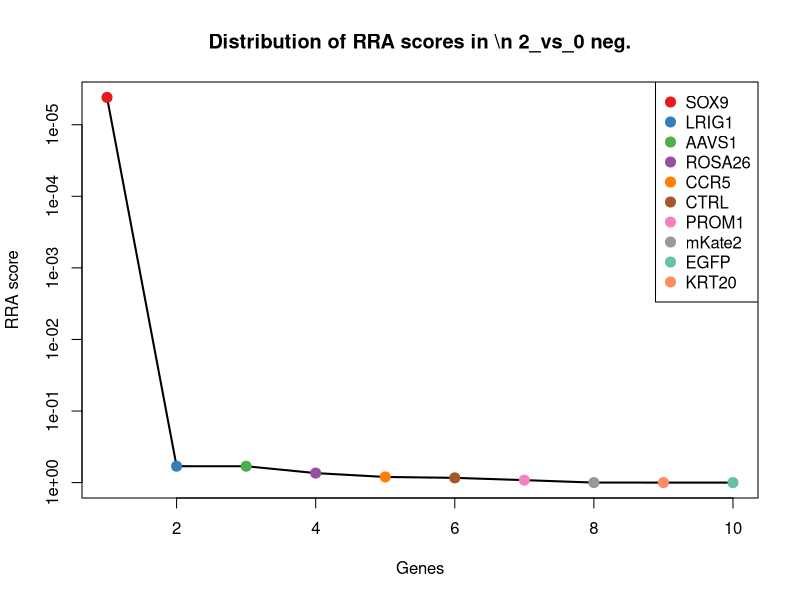
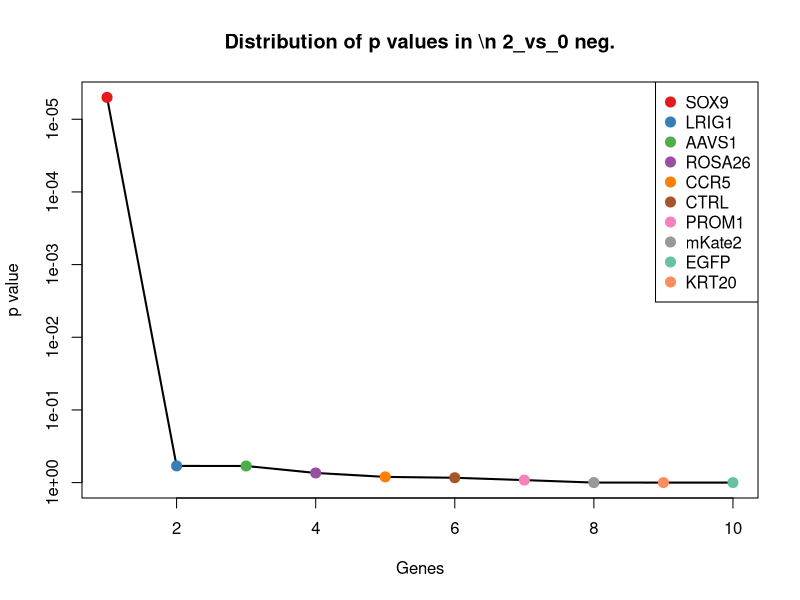
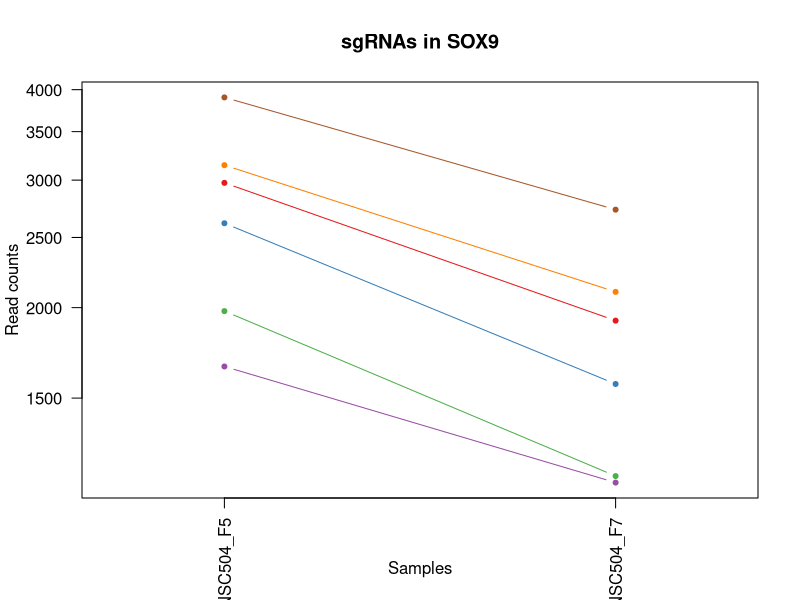
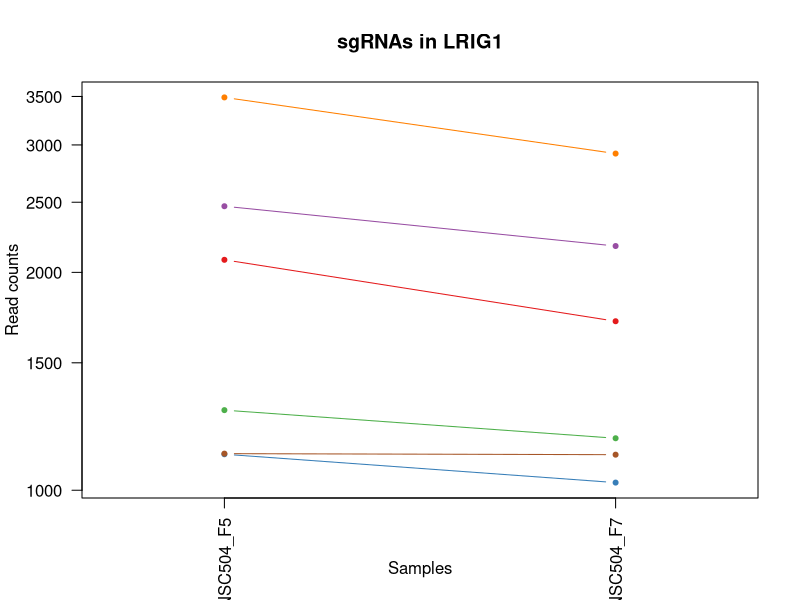
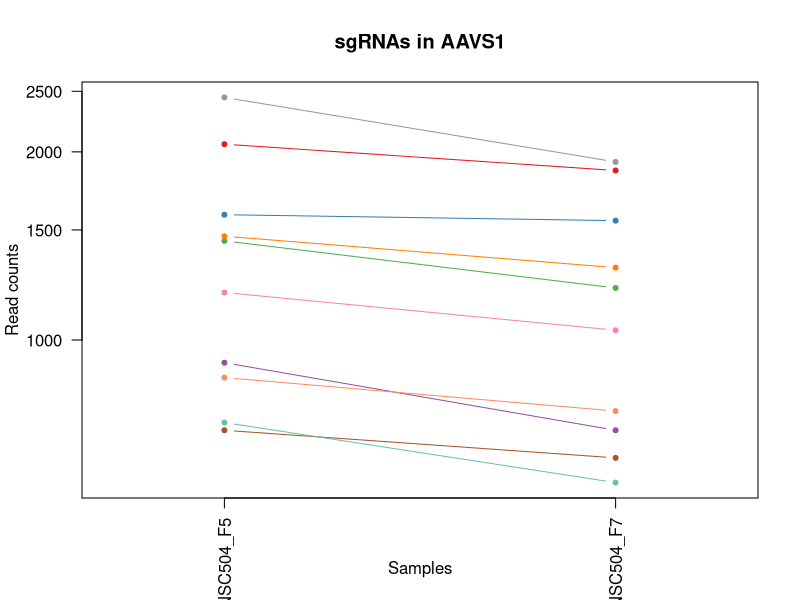
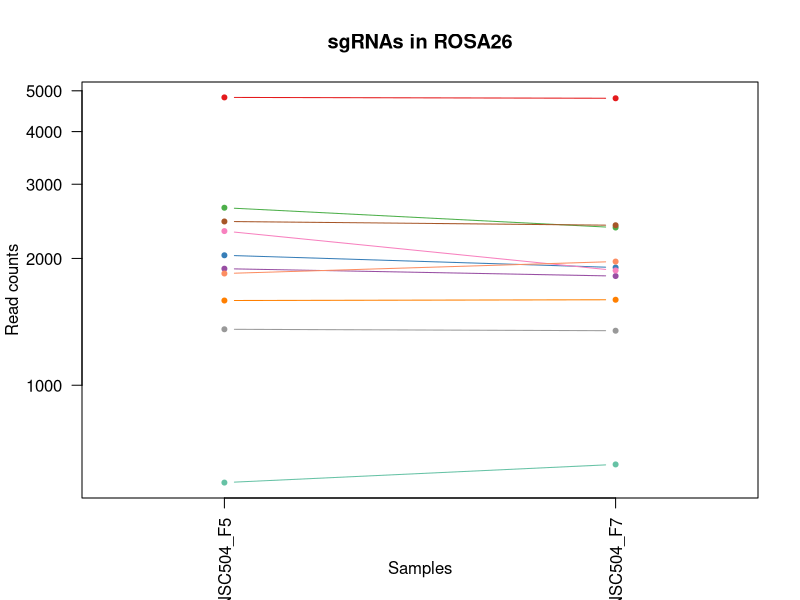
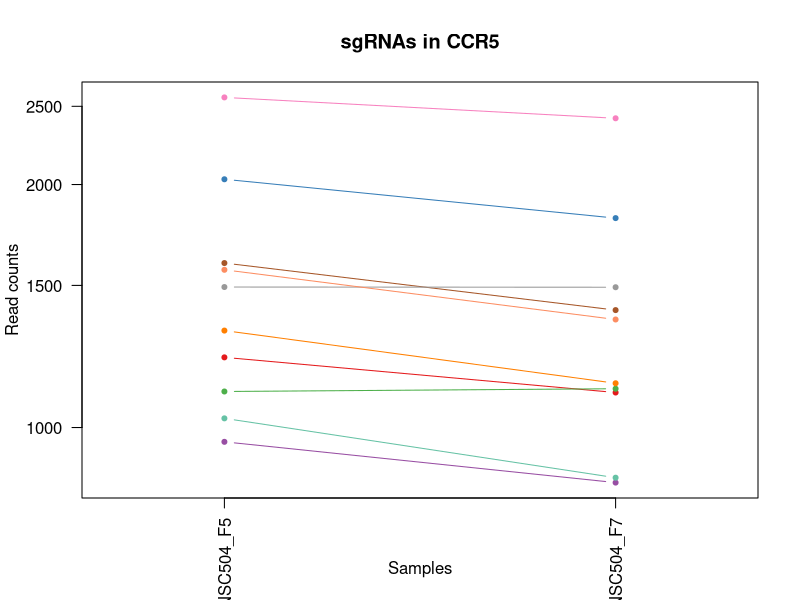
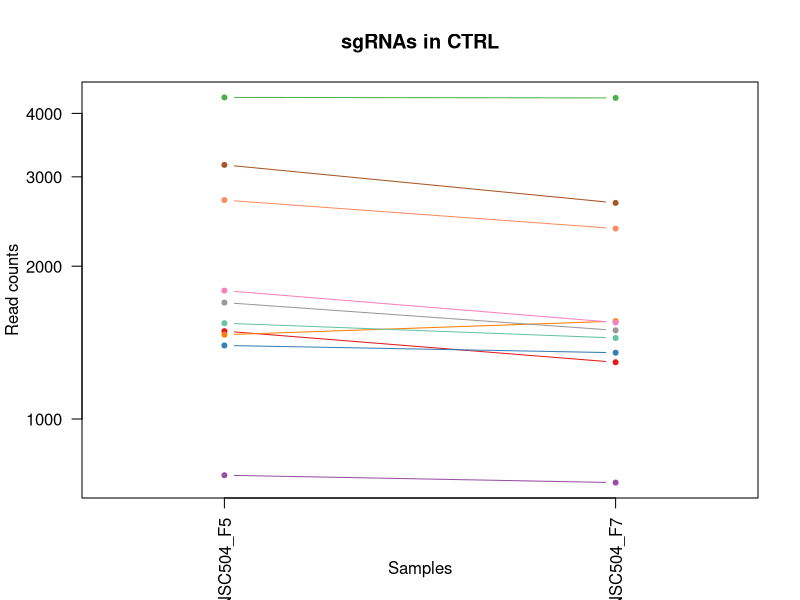

The R source for these figures, in order: (Note: this script raises an error after producing the figures.)
pdf(file='S4B_c0_t2.pdf',width=4.5,height=4.5);
gstable=read.table('S4B_c0_t2.gene_summary.txt',header=T)
# 
#
# parameters
# Do not modify the variables beginning with "__"

# gstablename='__GENE_SUMMARY_FILE__'
startindex=3
# outputfile='__OUTPUT_FILE__'
targetgenelist=c("SOX9","LRIG1","AAVS1","ROSA26","CCR5","CTRL","PROM1","mKate2","EGFP","KRT20")
# samplelabel=sub('.\\w+.\\w+$','',colnames(gstable)[startindex]);
samplelabel='2_vs_0 neg.'


# You need to write some codes in front of this code:
# gstable=read.table(gstablename,header=T)
# pdf(file=outputfile,width=6,height=6)


# set up color using RColorBrewer
#library(RColorBrewer)
#colors <- brewer.pal(length(targetgenelist), "Set1")

colors=c( "#E41A1C", "#377EB8", "#4DAF4A", "#984EA3", "#FF7F00",  "#A65628", "#F781BF",
          "#999999", "#66C2A5", "#FC8D62", "#8DA0CB", "#E78AC3", "#A6D854", "#FFD92F", "#E5C494", "#B3B3B3", 
          "#8DD3C7", "#FFFFB3", "#BEBADA", "#FB8072", "#80B1D3", "#FDB462", "#B3DE69", "#FCCDE5",
          "#D9D9D9", "#BC80BD", "#CCEBC5", "#FFED6F")

######
# function definition

plotrankedvalues<-function(val, tglist, ...){
  
  plot(val,log='y',ylim=c(max(val),min(val)),type='l',lwd=2, ...)
  if(length(tglist)>0){
    for(i in 1:length(tglist)){
      targetgene=tglist[i];
      tx=which(names(val)==targetgene);ty=val[targetgene];
      points(tx,ty,col=colors[(i %% length(colors)) ],cex=2,pch=20)
      # text(tx+50,ty,targetgene,col=colors[i])
    }
    legend('topright',tglist,pch=20,pt.cex = 2,cex=1,col=colors)
  }
}



plotrandvalues<-function(val,targetgenelist, ...){
  # choose the one with the best distance distribution
  
  mindiffvalue=0;
  randval=val;
  for(i in 1:20){
    randval0=sample(val)
    vindex=sort(which(names(randval0) %in% targetgenelist))
    if(max(vindex)>0.9*length(val)){
      # print('pass...')
      next;
    }
    mindiffind=min(diff(vindex));
    if (mindiffind > mindiffvalue){
      mindiffvalue=mindiffind;
      randval=randval0;
      # print(paste('Diff: ',mindiffvalue))
    }
  }
  plot(randval,log='y',ylim=c(max(randval),min(randval)),pch=20,col='grey', ...)
  
  if(length(targetgenelist)>0){
    for(i in 1:length(targetgenelist)){
      targetgene=targetgenelist[i];
      tx=which(names(randval)==targetgene);ty=randval[targetgene];
      points(tx,ty,col=colors[(i %% length(colors)) ],cex=2,pch=20)
      text(tx+50,ty,targetgene,col=colors[i])
    }
  }
  
}




# set.seed(1235)



pvec=gstable[,startindex]
names(pvec)=gstable[,'id']
pvec=sort(pvec);

plotrankedvalues(pvec,targetgenelist,xlab='Genes',ylab='RRA score',main=paste('Distribution of RRA scores in \\n',samplelabel))

# plotrandvalues(pvec,targetgenelist,xlab='Genes',ylab='RRA score',main=paste('Distribution of RRA scores in \\n',samplelabel))


pvec=gstable[,startindex+1]
names(pvec)=gstable[,'id']
pvec=sort(pvec);

plotrankedvalues(pvec,targetgenelist,xlab='Genes',ylab='p value',main=paste('Distribution of p values in \\n',samplelabel))

# plotrandvalues(pvec,targetgenelist,xlab='Genes',ylab='p value',main=paste('Distribution of p values in \\n',samplelabel))



# you need to write after this code:
# dev.off()






# parameters
# Do not modify the variables beginning with "__"
targetmat=list(c(2973.002957829798,1917.9436900412263),c(2614.4553137220255,1567.798864161831),c(1976.9161897006063,1169.6130595338113),c(1657.6017224556902,1145.5925701594992),c(3145.193011839002,2101.792820252307),c(3901.5214769174036,2730.021003888162))
targetgene="SOX9"
collabel=c("S29_MNSC504_F5","S31_MNSC504_F7")

# set up color using RColorBrewer
#library(RColorBrewer)
#colors <- brewer.pal(length(targetgenelist), "Set1")

colors=c( "#E41A1C", "#377EB8", "#4DAF4A", "#984EA3", "#FF7F00",  "#A65628", "#F781BF",
          "#999999", "#66C2A5", "#FC8D62", "#8DA0CB", "#E78AC3", "#A6D854", "#FFD92F", "#E5C494", "#B3B3B3", 
          "#8DD3C7", "#FFFFB3", "#BEBADA", "#FB8072", "#80B1D3", "#FDB462", "#B3DE69", "#FCCDE5",
          "#D9D9D9", "#BC80BD", "#CCEBC5", "#FFED6F")


## code

targetmatvec=unlist(targetmat)+1
yrange=range(targetmatvec[targetmatvec>0]);
# yrange[1]=1; # set the minimum value to 1
for(i in 1:length(targetmat)){
  vali=targetmat[[i]]+1;
  if(i==1){
    plot(1:length(vali),vali,type='b',las=1,pch=20,main=paste('sgRNAs in',targetgene),ylab='Read counts',xlab='Samples',xlim=c(0.7,length(vali)+0.3),ylim = yrange,col=colors[(i %% length(colors))],xaxt='n',log='y')
    axis(1,at=1:length(vali),labels=(collabel),las=2)
    # lines(0:100,rep(1,101),col='black');
  }else{
    lines(1:length(vali),vali,type='b',pch=20,col=colors[(i %% length(colors))])
  }
}




# parameters
# Do not modify the variables beginning with "__"
targetmat=list(c(2080.448184199811,1710.9979354317684),c(1120.3251615282377,1023.6423933360687),c(1289.2457841322034,1178.8517092931622),c(2467.3309004863136,2173.8542883752434),c(3488.483309388997,2917.565594002983),c(1122.504782465063,1118.800485857382))
targetgene="LRIG1"
collabel=c("S29_MNSC504_F5","S31_MNSC504_F7")

# set up color using RColorBrewer
#library(RColorBrewer)
#colors <- brewer.pal(length(targetgenelist), "Set1")

colors=c( "#E41A1C", "#377EB8", "#4DAF4A", "#984EA3", "#FF7F00",  "#A65628", "#F781BF",
          "#999999", "#66C2A5", "#FC8D62", "#8DA0CB", "#E78AC3", "#A6D854", "#FFD92F", "#E5C494", "#B3B3B3", 
          "#8DD3C7", "#FFFFB3", "#BEBADA", "#FB8072", "#80B1D3", "#FDB462", "#B3DE69", "#FCCDE5",
          "#D9D9D9", "#BC80BD", "#CCEBC5", "#FFED6F")


## code

targetmatvec=unlist(targetmat)+1
yrange=range(targetmatvec[targetmatvec>0]);
# yrange[1]=1; # set the minimum value to 1
for(i in 1:length(targetmat)){
  vali=targetmat[[i]]+1;
  if(i==1){
    plot(1:length(vali),vali,type='b',las=1,pch=20,main=paste('sgRNAs in',targetgene),ylab='Read counts',xlab='Samples',xlim=c(0.7,length(vali)+0.3),ylim = yrange,col=colors[(i %% length(colors))],xaxt='n',log='y')
    axis(1,at=1:length(vali),labels=(collabel),las=2)
    # lines(0:100,rep(1,101),col='black');
  }else{
    lines(1:length(vali),vali,type='b',pch=20,col=colors[(i %% length(colors))])
  }
}




# parameters
# Do not modify the variables beginning with "__"
targetmat=list(c(2056.472353894732,1866.2072513888618),c(1585.674231540453,1551.1692945949994),c(1439.6396287731536,1210.263118474955),c(918.7102248718915,715.9953563496871),c(1464.7052695466455,1304.497346020333),c(716.0054777471324,646.7054831545561),c(1190.0730315066494,1035.6526380232249),c(2443.355070181234,1926.258474824642),c(736.7118766469735,590.3497196225162),c(869.6687537933207,768.6556599779866))
targetgene="AAVS1"
collabel=c("S29_MNSC504_F5","S31_MNSC504_F7")

# set up color using RColorBrewer
#library(RColorBrewer)
#colors <- brewer.pal(length(targetgenelist), "Set1")

colors=c( "#E41A1C", "#377EB8", "#4DAF4A", "#984EA3", "#FF7F00",  "#A65628", "#F781BF",
          "#999999", "#66C2A5", "#FC8D62", "#8DA0CB", "#E78AC3", "#A6D854", "#FFD92F", "#E5C494", "#B3B3B3", 
          "#8DD3C7", "#FFFFB3", "#BEBADA", "#FB8072", "#80B1D3", "#FDB462", "#B3DE69", "#FCCDE5",
          "#D9D9D9", "#BC80BD", "#CCEBC5", "#FFED6F")


## code

targetmatvec=unlist(targetmat)+1
yrange=range(targetmatvec[targetmatvec>0]);
# yrange[1]=1; # set the minimum value to 1
for(i in 1:length(targetmat)){
  vali=targetmat[[i]]+1;
  if(i==1){
    plot(1:length(vali),vali,type='b',las=1,pch=20,main=paste('sgRNAs in',targetgene),ylab='Read counts',xlab='Samples',xlim=c(0.7,length(vali)+0.3),ylim = yrange,col=colors[(i %% length(colors))],xaxt='n',log='y')
    axis(1,at=1:length(vali),labels=(collabel),las=2)
    # lines(0:100,rep(1,101),col='black');
  }else{
    lines(1:length(vali),vali,type='b',pch=20,col=colors[(i %% length(colors))])
  }
}




# parameters
# Do not modify the variables beginning with "__"
targetmat=list(c(4821.321512257708,4798.554685006806),c(2033.5863340580656,1902.23798545033),c(2637.341333558692,2366.942068345675),c(1889.7313522275915,1815.3946777124324),c(1587.8538524772785,1594.5909484639483),c(2446.6245015864724,2396.505747575598),c(2321.296297719014,1871.7504412444723),c(1356.8140331737898,1346.0712699374117),c(586.3180320060233,647.6293481304912),c(1840.689881149021,1965.0608038139153))
targetgene="ROSA26"
collabel=c("S29_MNSC504_F5","S31_MNSC504_F7")

# set up color using RColorBrewer
#library(RColorBrewer)
#colors <- brewer.pal(length(targetgenelist), "Set1")

colors=c( "#E41A1C", "#377EB8", "#4DAF4A", "#984EA3", "#FF7F00",  "#A65628", "#F781BF",
          "#999999", "#66C2A5", "#FC8D62", "#8DA0CB", "#E78AC3", "#A6D854", "#FFD92F", "#E5C494", "#B3B3B3", 
          "#8DD3C7", "#FFFFB3", "#BEBADA", "#FB8072", "#80B1D3", "#FDB462", "#B3DE69", "#FCCDE5",
          "#D9D9D9", "#BC80BD", "#CCEBC5", "#FFED6F")


## code

targetmatvec=unlist(targetmat)+1
yrange=range(targetmatvec[targetmatvec>0]);
# yrange[1]=1; # set the minimum value to 1
for(i in 1:length(targetmat)){
  vali=targetmat[[i]]+1;
  if(i==1){
    plot(1:length(vali),vali,type='b',las=1,pch=20,main=paste('sgRNAs in',targetgene),ylab='Read counts',xlab='Samples',xlim=c(0.7,length(vali)+0.3),ylim = yrange,col=colors[(i %% length(colors))],xaxt='n',log='y')
    axis(1,at=1:length(vali),labels=(collabel),las=2)
    # lines(0:100,rep(1,101),col='black');
  }else{
    lines(1:length(vali),vali,type='b',pch=20,col=colors[(i %% length(colors))])
  }
}




# parameters
# Do not modify the variables beginning with "__"
targetmat=list(c(1220.5877246222044,1104.0186462424208),c(2029.227092184415,1816.3185426883674),c(1107.2474359072855,1116.0288909295768),c(959.0332122031607,853.651237764014),c(1317.5808563109333,1133.5823254723432),c(1597.6621466929926,1396.883843613841),c(2563.2342217066293,2414.9830470942993),c(1491.9505312569624,1491.1180711592192),c(1025.5116507763344,865.6614824511701),c(1567.1474535774375,1359.929244576438))
targetgene="CCR5"
collabel=c("S29_MNSC504_F5","S31_MNSC504_F7")

# set up color using RColorBrewer
#library(RColorBrewer)
#colors <- brewer.pal(length(targetgenelist), "Set1")

colors=c( "#E41A1C", "#377EB8", "#4DAF4A", "#984EA3", "#FF7F00",  "#A65628", "#F781BF",
          "#999999", "#66C2A5", "#FC8D62", "#8DA0CB", "#E78AC3", "#A6D854", "#FFD92F", "#E5C494", "#B3B3B3", 
          "#8DD3C7", "#FFFFB3", "#BEBADA", "#FB8072", "#80B1D3", "#FDB462", "#B3DE69", "#FCCDE5",
          "#D9D9D9", "#BC80BD", "#CCEBC5", "#FFED6F")


## code

targetmatvec=unlist(targetmat)+1
yrange=range(targetmatvec[targetmatvec>0]);
# yrange[1]=1; # set the minimum value to 1
for(i in 1:length(targetmat)){
  vali=targetmat[[i]]+1;
  if(i==1){
    plot(1:length(vali),vali,type='b',las=1,pch=20,main=paste('sgRNAs in',targetgene),ylab='Read counts',xlab='Samples',xlim=c(0.7,length(vali)+0.3),ylim = yrange,col=colors[(i %% length(colors))],xaxt='n',log='y')
    axis(1,at=1:length(vali),labels=(collabel),las=2)
    # lines(0:100,rep(1,101),col='black');
  }else{
    lines(1:length(vali),vali,type='b',pch=20,col=colors[(i %% length(colors))])
  }
}




# parameters
# Do not modify the variables beginning with "__"
targetmat=list(c(1488.6810998517244,1292.487101333177),c(1394.9573995682338,1349.766729841152),c(4300.3921083564455,4290.428948242512),c(773.7654325730047,748.3306305074149),c(1464.7052695466455,1557.636349426545),c(3165.899410738843,2664.426590596771),c(1789.4687891336248,1548.3976996671943),c(1694.6552783817215,1493.8896660870246),c(1543.1716232723586,1443.077092410595),c(2698.370719789802,2371.5613932253505))
targetgene="CTRL"
collabel=c("S29_MNSC504_F5","S31_MNSC504_F7")

# set up color using RColorBrewer
#library(RColorBrewer)
#colors <- brewer.pal(length(targetgenelist), "Set1")

colors=c( "#E41A1C", "#377EB8", "#4DAF4A", "#984EA3", "#FF7F00",  "#A65628", "#F781BF",
          "#999999", "#66C2A5", "#FC8D62", "#8DA0CB", "#E78AC3", "#A6D854", "#FFD92F", "#E5C494", "#B3B3B3", 
          "#8DD3C7", "#FFFFB3", "#BEBADA", "#FB8072", "#80B1D3", "#FDB462", "#B3DE69", "#FCCDE5",
          "#D9D9D9", "#BC80BD", "#CCEBC5", "#FFED6F")


## code

targetmatvec=unlist(targetmat)+1
yrange=range(targetmatvec[targetmatvec>0]);
# yrange[1]=1; # set the minimum value to 1
for(i in 1:length(targetmat)){
  vali=targetmat[[i]]+1;
  if(i==1){
    plot(1:length(vali),vali,type='b',las=1,pch=20,main=paste('sgRNAs in',targetgene),ylab='Read counts',xlab='Samples',xlim=c(0.7,length(vali)+0.3),ylim = yrange,col=colors[(i %% length(colors))],xaxt='n',log='y')
    axis(1,at=1:length(vali),labels=(collabel),las=2)
    # lines(0:100,rep(1,101),col='black');
  }else{
    lines(1:length(vali),vali,type='b',pch=20,col=colors[(i %% length(colors))])
  }
}




# parameters
# Do not modify the variables beginning with "__"
targetmat=list(c(1746.96618086553,1580.732973824922),c(2494.5761621966303,2193.25545286988),c(1737.157886649816,1587.2000286564676),c(2702.7299616634527,2557.258253388302),c(1556.2493488933108,1404.2747634213217),c(3857.9290581808964,3649.266654943566))
targetgene="PROM1"
collabel=c("S29_MNSC504_F5","S31_MNSC504_F7")

# set up color using RColorBrewer
#library(RColorBrewer)
#colors <- brewer.pal(length(targetgenelist), "Set1")

colors=c( "#E41A1C", "#377EB8", "#4DAF4A", "#984EA3", "#FF7F00",  "#A65628", "#F781BF",
          "#999999", "#66C2A5", "#FC8D62", "#8DA0CB", "#E78AC3", "#A6D854", "#FFD92F", "#E5C494", "#B3B3B3", 
          "#8DD3C7", "#FFFFB3", "#BEBADA", "#FB8072", "#80B1D3", "#FDB462", "#B3DE69", "#FCCDE5",
          "#D9D9D9", "#BC80BD", "#CCEBC5", "#FFED6F")


## code

targetmatvec=unlist(targetmat)+1
yrange=range(targetmatvec[targetmatvec>0]);
# yrange[1]=1; # set the minimum value to 1
for(i in 1:length(targetmat)){
  vali=targetmat[[i]]+1;
  if(i==1){
    plot(1:length(vali),vali,type='b',las=1,pch=20,main=paste('sgRNAs in',targetgene),ylab='Read counts',xlab='Samples',xlim=c(0.7,length(vali)+0.3),ylim = yrange,col=colors[(i %% length(colors))],xaxt='n',log='y')
    axis(1,at=1:length(vali),labels=(collabel),las=2)
    # lines(0:100,rep(1,101),col='black');
  }else{
    lines(1:length(vali),vali,type='b',pch=20,col=colors[(i %% length(colors))])
  }
}




# parameters
# Do not modify the variables beginning with "__"
targetmat=list(c(3039.4813964029718,3151.303432914558),c(3721.7027496293113,3945.827312218727),c(3411.1067661316965,3650.1905199195016),c(2298.4102778823476,2318.901089597051),c(2486.947488917742,2829.79842128915),c(4974.984788303896,5353.797535543789))
targetgene="mKate2"
collabel=c("S29_MNSC504_F5","S31_MNSC504_F7")

# set up color using RColorBrewer
#library(RColorBrewer)
#colors <- brewer.pal(length(targetgenelist), "Set1")

colors=c( "#E41A1C", "#377EB8", "#4DAF4A", "#984EA3", "#FF7F00",  "#A65628", "#F781BF",
          "#999999", "#66C2A5", "#FC8D62", "#8DA0CB", "#E78AC3", "#A6D854", "#FFD92F", "#E5C494", "#B3B3B3", 
          "#8DD3C7", "#FFFFB3", "#BEBADA", "#FB8072", "#80B1D3", "#FDB462", "#B3DE69", "#FCCDE5",
          "#D9D9D9", "#BC80BD", "#CCEBC5", "#FFED6F")


## code

targetmatvec=unlist(targetmat)+1
yrange=range(targetmatvec[targetmatvec>0]);
# yrange[1]=1; # set the minimum value to 1
for(i in 1:length(targetmat)){
  vali=targetmat[[i]]+1;
  if(i==1){
    plot(1:length(vali),vali,type='b',las=1,pch=20,main=paste('sgRNAs in',targetgene),ylab='Read counts',xlab='Samples',xlim=c(0.7,length(vali)+0.3),ylim = yrange,col=colors[(i %% length(colors))],xaxt='n',log='y')
    axis(1,at=1:length(vali),labels=(collabel),las=2)
    # lines(0:100,rep(1,101),col='black');
  }else{
    lines(1:length(vali),vali,type='b',pch=20,col=colors[(i %% length(colors))])
  }
}




# parameters
# Do not modify the variables beginning with "__"
targetmat=list(c(672.4130590106251,2100.868955276372),c(732.3526347733227,2352.160228730714),c(441.37323970713646,1170.5369245097465),c(495.8637631277706,1370.0917593117238),c(771.5858116361793,2220.0475371719976),c(1854.8574172383858,2600.6799072572503))
targetgene="EGFP"
collabel=c("S29_MNSC504_F5","S31_MNSC504_F7")

# set up color using RColorBrewer
#library(RColorBrewer)
#colors <- brewer.pal(length(targetgenelist), "Set1")

colors=c( "#E41A1C", "#377EB8", "#4DAF4A", "#984EA3", "#FF7F00",  "#A65628", "#F781BF",
          "#999999", "#66C2A5", "#FC8D62", "#8DA0CB", "#E78AC3", "#A6D854", "#FFD92F", "#E5C494", "#B3B3B3", 
          "#8DD3C7", "#FFFFB3", "#BEBADA", "#FB8072", "#80B1D3", "#FDB462", "#B3DE69", "#FCCDE5",
          "#D9D9D9", "#BC80BD", "#CCEBC5", "#FFED6F")


## code

targetmatvec=unlist(targetmat)+1
yrange=range(targetmatvec[targetmatvec>0]);
# yrange[1]=1; # set the minimum value to 1
for(i in 1:length(targetmat)){
  vali=targetmat[[i]]+1;
  if(i==1){
    plot(1:length(vali),vali,type='b',las=1,pch=20,main=paste('sgRNAs in',targetgene),ylab='Read counts',xlab='Samples',xlim=c(0.7,length(vali)+0.3),ylim = yrange,col=colors[(i %% length(colors))],xaxt='n',log='y')
    axis(1,at=1:length(vali),labels=(collabel),las=2)
    # lines(0:100,rep(1,101),col='black');
  }else{
    lines(1:length(vali),vali,type='b',pch=20,col=colors[(i %% length(colors))])
  }
}




# parameters
# Do not modify the variables beginning with "__"
targetmat=list(c(743.2507394574495,1561.3318093302853),c(1073.4633113864923,2360.47501351413),c(840.2438711461783,1699.9115557205473),c(385.79290581808965,840.7171281009229),c(1151.9296651122054,2693.9902698266937),c(688.7602160368155,1271.2382068866702))
targetgene="KRT20"
collabel=c("S29_MNSC504_F5","S31_MNSC504_F7")

# set up color using RColorBrewer
#library(RColorBrewer)
#colors <- brewer.pal(length(targetgenelist), "Set1")

colors=c( "#E41A1C", "#377EB8", "#4DAF4A", "#984EA3", "#FF7F00",  "#A65628", "#F781BF",
          "#999999", "#66C2A5", "#FC8D62", "#8DA0CB", "#E78AC3", "#A6D854", "#FFD92F", "#E5C494", "#B3B3B3", 
          "#8DD3C7", "#FFFFB3", "#BEBADA", "#FB8072", "#80B1D3", "#FDB462", "#B3DE69", "#FCCDE5",
          "#D9D9D9", "#BC80BD", "#CCEBC5", "#FFED6F")


## code

targetmatvec=unlist(targetmat)+1
yrange=range(targetmatvec[targetmatvec>0]);
# yrange[1]=1; # set the minimum value to 1
for(i in 1:length(targetmat)){
  vali=targetmat[[i]]+1;
  if(i==1){
    plot(1:length(vali),vali,type='b',las=1,pch=20,main=paste('sgRNAs in',targetgene),ylab='Read counts',xlab='Samples',xlim=c(0.7,length(vali)+0.3),ylim = yrange,col=colors[(i %% length(colors))],xaxt='n',log='y')
    axis(1,at=1:length(vali),labels=(collabel),las=2)
    # lines(0:100,rep(1,101),col='black');
  }else{
    lines(1:length(vali),vali,type='b',pch=20,col=colors[(i %% length(colors))])
  }
}



# 
#
# parameters
# Do not modify the variables beginning with "__"

# gstablename='__GENE_SUMMARY_FILE__'
startindex=9
# outputfile='__OUTPUT_FILE__'
targetgenelist=c("KRT20","EGFP","mKate2","ROSA26","CTRL","PROM1","LRIG1","CCR5","AAVS1","SOX9")
# samplelabel=sub('.\\w+.\\w+$','',colnames(gstable)[startindex]);
samplelabel='2_vs_0 pos.'


# You need to write some codes in front of this code:
# gstable=read.table(gstablename,header=T)
# pdf(file=outputfile,width=6,height=6)


# set up color using RColorBrewer
#library(RColorBrewer)
#colors <- brewer.pal(length(targetgenelist), "Set1")

colors=c( "#E41A1C", "#377EB8", "#4DAF4A", "#984EA3", "#FF7F00",  "#A65628", "#F781BF",
          "#999999", "#66C2A5", "#FC8D62", "#8DA0CB", "#E78AC3", "#A6D854", "#FFD92F", "#E5C494", "#B3B3B3", 
          "#8DD3C7", "#FFFFB3", "#BEBADA", "#FB8072", "#80B1D3", "#FDB462", "#B3DE69", "#FCCDE5",
          "#D9D9D9", "#BC80BD", "#CCEBC5", "#FFED6F")

######
# function definition

plotrankedvalues<-function(val, tglist, ...){
  
  plot(val,log='y',ylim=c(max(val),min(val)),type='l',lwd=2, ...)
  if(length(tglist)>0){
    for(i in 1:length(tglist)){
      targetgene=tglist[i];
      tx=which(names(val)==targetgene);ty=val[targetgene];
      points(tx,ty,col=colors[(i %% length(colors)) ],cex=2,pch=20)
      # text(tx+50,ty,targetgene,col=colors[i])
    }
    legend('topright',tglist,pch=20,pt.cex = 2,cex=1,col=colors)
  }
}



plotrandvalues<-function(val,targetgenelist, ...){
  # choose the one with the best distance distribution
  
  mindiffvalue=0;
  randval=val;
  for(i in 1:20){
    randval0=sample(val)
    vindex=sort(which(names(randval0) %in% targetgenelist))
    if(max(vindex)>0.9*length(val)){
      # print('pass...')
      next;
    }
    mindiffind=min(diff(vindex));
    if (mindiffind > mindiffvalue){
      mindiffvalue=mindiffind;
      randval=randval0;
      # print(paste('Diff: ',mindiffvalue))
    }
  }
  plot(randval,log='y',ylim=c(max(randval),min(randval)),pch=20,col='grey', ...)
  
  if(length(targetgenelist)>0){
    for(i in 1:length(targetgenelist)){
      targetgene=targetgenelist[i];
      tx=which(names(randval)==targetgene);ty=randval[targetgene];
      points(tx,ty,col=colors[(i %% length(colors)) ],cex=2,pch=20)
      text(tx+50,ty,targetgene,col=colors[i])
    }
  }
  
}




# set.seed(1235)



pvec=gstable[,startindex]
names(pvec)=gstable[,'id']
pvec=sort(pvec);

plotrankedvalues(pvec,targetgenelist,xlab='Genes',ylab='RRA score',main=paste('Distribution of RRA scores in \\n',samplelabel))

# plotrandvalues(pvec,targetgenelist,xlab='Genes',ylab='RRA score',main=paste('Distribution of RRA scores in \\n',samplelabel))


pvec=gstable[,startindex+1]
names(pvec)=gstable[,'id']
pvec=sort(pvec);

plotrankedvalues(pvec,targetgenelist,xlab='Genes',ylab='p value',main=paste('Distribution of p values in \\n',samplelabel))

# plotrandvalues(pvec,targetgenelist,xlab='Genes',ylab='p value',main=paste('Distribution of p values in \\n',samplelabel))



# you need to write after this code:
# dev.off()






# parameters
# Do not modify the variables beginning with "__"
targetmat=list(c(743.2507394574495,1561.3318093302853),c(1073.4633113864923,2360.47501351413),c(840.2438711461783,1699.9115557205473),c(385.79290581808965,840.7171281009229),c(1151.9296651122054,2693.9902698266937),c(688.7602160368155,1271.2382068866702))
targetgene="KRT20"
collabel=c("S29_MNSC504_F5","S31_MNSC504_F7")

# set up color using RColorBrewer
#library(RColorBrewer)
#colors <- brewer.pal(length(targetgenelist), "Set1")

colors=c( "#E41A1C", "#377EB8", "#4DAF4A", "#984EA3", "#FF7F00",  "#A65628", "#F781BF",
          "#999999", "#66C2A5", "#FC8D62", "#8DA0CB", "#E78AC3", "#A6D854", "#FFD92F", "#E5C494", "#B3B3B3", 
          "#8DD3C7", "#FFFFB3", "#BEBADA", "#FB8072", "#80B1D3", "#FDB462", "#B3DE69", "#FCCDE5",
          "#D9D9D9", "#BC80BD", "#CCEBC5", "#FFED6F")


## code

targetmatvec=unlist(targetmat)+1
yrange=range(targetmatvec[targetmatvec>0]);
# yrange[1]=1; # set the minimum value to 1
for(i in 1:length(targetmat)){
  vali=targetmat[[i]]+1;
  if(i==1){
    plot(1:length(vali),vali,type='b',las=1,pch=20,main=paste('sgRNAs in',targetgene),ylab='Read counts',xlab='Samples',xlim=c(0.7,length(vali)+0.3),ylim = yrange,col=colors[(i %% length(colors))],xaxt='n',log='y')
    axis(1,at=1:length(vali),labels=(collabel),las=2)
    # lines(0:100,rep(1,101),col='black');
  }else{
    lines(1:length(vali),vali,type='b',pch=20,col=colors[(i %% length(colors))])
  }
}




# parameters
# Do not modify the variables beginning with "__"
targetmat=list(c(672.4130590106251,2100.868955276372),c(732.3526347733227,2352.160228730714),c(441.37323970713646,1170.5369245097465),c(495.8637631277706,1370.0917593117238),c(771.5858116361793,2220.0475371719976),c(1854.8574172383858,2600.6799072572503))
targetgene="EGFP"
collabel=c("S29_MNSC504_F5","S31_MNSC504_F7")

# set up color using RColorBrewer
#library(RColorBrewer)
#colors <- brewer.pal(length(targetgenelist), "Set1")

colors=c( "#E41A1C", "#377EB8", "#4DAF4A", "#984EA3", "#FF7F00",  "#A65628", "#F781BF",
          "#999999", "#66C2A5", "#FC8D62", "#8DA0CB", "#E78AC3", "#A6D854", "#FFD92F", "#E5C494", "#B3B3B3", 
          "#8DD3C7", "#FFFFB3", "#BEBADA", "#FB8072", "#80B1D3", "#FDB462", "#B3DE69", "#FCCDE5",
          "#D9D9D9", "#BC80BD", "#CCEBC5", "#FFED6F")


## code

targetmatvec=unlist(targetmat)+1
yrange=range(targetmatvec[targetmatvec>0]);
# yrange[1]=1; # set the minimum value to 1
for(i in 1:length(targetmat)){
  vali=targetmat[[i]]+1;
  if(i==1){
    plot(1:length(vali),vali,type='b',las=1,pch=20,main=paste('sgRNAs in',targetgene),ylab='Read counts',xlab='Samples',xlim=c(0.7,length(vali)+0.3),ylim = yrange,col=colors[(i %% length(colors))],xaxt='n',log='y')
    axis(1,at=1:length(vali),labels=(collabel),las=2)
    # lines(0:100,rep(1,101),col='black');
  }else{
    lines(1:length(vali),vali,type='b',pch=20,col=colors[(i %% length(colors))])
  }
}




# parameters
# Do not modify the variables beginning with "__"
targetmat=list(c(3039.4813964029718,3151.303432914558),c(3721.7027496293113,3945.827312218727),c(3411.1067661316965,3650.1905199195016),c(2298.4102778823476,2318.901089597051),c(2486.947488917742,2829.79842128915),c(4974.984788303896,5353.797535543789))
targetgene="mKate2"
collabel=c("S29_MNSC504_F5","S31_MNSC504_F7")

# set up color using RColorBrewer
#library(RColorBrewer)
#colors <- brewer.pal(length(targetgenelist), "Set1")

colors=c( "#E41A1C", "#377EB8", "#4DAF4A", "#984EA3", "#FF7F00",  "#A65628", "#F781BF",
          "#999999", "#66C2A5", "#FC8D62", "#8DA0CB", "#E78AC3", "#A6D854", "#FFD92F", "#E5C494", "#B3B3B3", 
          "#8DD3C7", "#FFFFB3", "#BEBADA", "#FB8072", "#80B1D3", "#FDB462", "#B3DE69", "#FCCDE5",
          "#D9D9D9", "#BC80BD", "#CCEBC5", "#FFED6F")


## code

targetmatvec=unlist(targetmat)+1
yrange=range(targetmatvec[targetmatvec>0]);
# yrange[1]=1; # set the minimum value to 1
for(i in 1:length(targetmat)){
  vali=targetmat[[i]]+1;
  if(i==1){
    plot(1:length(vali),vali,type='b',las=1,pch=20,main=paste('sgRNAs in',targetgene),ylab='Read counts',xlab='Samples',xlim=c(0.7,length(vali)+0.3),ylim = yrange,col=colors[(i %% length(colors))],xaxt='n',log='y')
    axis(1,at=1:length(vali),labels=(collabel),las=2)
    # lines(0:100,rep(1,101),col='black');
  }else{
    lines(1:length(vali),vali,type='b',pch=20,col=colors[(i %% length(colors))])
  }
}




# parameters
# Do not modify the variables beginning with "__"
targetmat=list(c(4821.321512257708,4798.554685006806),c(2033.5863340580656,1902.23798545033),c(2637.341333558692,2366.942068345675),c(1889.7313522275915,1815.3946777124324),c(1587.8538524772785,1594.5909484639483),c(2446.6245015864724,2396.505747575598),c(2321.296297719014,1871.7504412444723),c(1356.8140331737898,1346.0712699374117),c(586.3180320060233,647.6293481304912),c(1840.689881149021,1965.0608038139153))
targetgene="ROSA26"
collabel=c("S29_MNSC504_F5","S31_MNSC504_F7")

# set up color using RColorBrewer
#library(RColorBrewer)
#colors <- brewer.pal(length(targetgenelist), "Set1")

colors=c( "#E41A1C", "#377EB8", "#4DAF4A", "#984EA3", "#FF7F00",  "#A65628", "#F781BF",
          "#999999", "#66C2A5", "#FC8D62", "#8DA0CB", "#E78AC3", "#A6D854", "#FFD92F", "#E5C494", "#B3B3B3", 
          "#8DD3C7", "#FFFFB3", "#BEBADA", "#FB8072", "#80B1D3", "#FDB462", "#B3DE69", "#FCCDE5",
          "#D9D9D9", "#BC80BD", "#CCEBC5", "#FFED6F")


## code

targetmatvec=unlist(targetmat)+1
yrange=range(targetmatvec[targetmatvec>0]);
# yrange[1]=1; # set the minimum value to 1
for(i in 1:length(targetmat)){
  vali=targetmat[[i]]+1;
  if(i==1){
    plot(1:length(vali),vali,type='b',las=1,pch=20,main=paste('sgRNAs in',targetgene),ylab='Read counts',xlab='Samples',xlim=c(0.7,length(vali)+0.3),ylim = yrange,col=colors[(i %% length(colors))],xaxt='n',log='y')
    axis(1,at=1:length(vali),labels=(collabel),las=2)
    # lines(0:100,rep(1,101),col='black');
  }else{
    lines(1:length(vali),vali,type='b',pch=20,col=colors[(i %% length(colors))])
  }
}




# parameters
# Do not modify the variables beginning with "__"
targetmat=list(c(1488.6810998517244,1292.487101333177),c(1394.9573995682338,1349.766729841152),c(4300.3921083564455,4290.428948242512),c(773.7654325730047,748.3306305074149),c(1464.7052695466455,1557.636349426545),c(3165.899410738843,2664.426590596771),c(1789.4687891336248,1548.3976996671943),c(1694.6552783817215,1493.8896660870246),c(1543.1716232723586,1443.077092410595),c(2698.370719789802,2371.5613932253505))
targetgene="CTRL"
collabel=c("S29_MNSC504_F5","S31_MNSC504_F7")

# set up color using RColorBrewer
#library(RColorBrewer)
#colors <- brewer.pal(length(targetgenelist), "Set1")

colors=c( "#E41A1C", "#377EB8", "#4DAF4A", "#984EA3", "#FF7F00",  "#A65628", "#F781BF",
          "#999999", "#66C2A5", "#FC8D62", "#8DA0CB", "#E78AC3", "#A6D854", "#FFD92F", "#E5C494", "#B3B3B3", 
          "#8DD3C7", "#FFFFB3", "#BEBADA", "#FB8072", "#80B1D3", "#FDB462", "#B3DE69", "#FCCDE5",
          "#D9D9D9", "#BC80BD", "#CCEBC5", "#FFED6F")


## code

targetmatvec=unlist(targetmat)+1
yrange=range(targetmatvec[targetmatvec>0]);
# yrange[1]=1; # set the minimum value to 1
for(i in 1:length(targetmat)){
  vali=targetmat[[i]]+1;
  if(i==1){
    plot(1:length(vali),vali,type='b',las=1,pch=20,main=paste('sgRNAs in',targetgene),ylab='Read counts',xlab='Samples',xlim=c(0.7,length(vali)+0.3),ylim = yrange,col=colors[(i %% length(colors))],xaxt='n',log='y')
    axis(1,at=1:length(vali),labels=(collabel),las=2)
    # lines(0:100,rep(1,101),col='black');
  }else{
    lines(1:length(vali),vali,type='b',pch=20,col=colors[(i %% length(colors))])
  }
}




# parameters
# Do not modify the variables beginning with "__"
targetmat=list(c(1746.96618086553,1580.732973824922),c(2494.5761621966303,2193.25545286988),c(1737.157886649816,1587.2000286564676),c(2702.7299616634527,2557.258253388302),c(1556.2493488933108,1404.2747634213217),c(3857.9290581808964,3649.266654943566))
targetgene="PROM1"
collabel=c("S29_MNSC504_F5","S31_MNSC504_F7")

# set up color using RColorBrewer
#library(RColorBrewer)
#colors <- brewer.pal(length(targetgenelist), "Set1")

colors=c( "#E41A1C", "#377EB8", "#4DAF4A", "#984EA3", "#FF7F00",  "#A65628", "#F781BF",
          "#999999", "#66C2A5", "#FC8D62", "#8DA0CB", "#E78AC3", "#A6D854", "#FFD92F", "#E5C494", "#B3B3B3", 
          "#8DD3C7", "#FFFFB3", "#BEBADA", "#FB8072", "#80B1D3", "#FDB462", "#B3DE69", "#FCCDE5",
          "#D9D9D9", "#BC80BD", "#CCEBC5", "#FFED6F")


## code

targetmatvec=unlist(targetmat)+1
yrange=range(targetmatvec[targetmatvec>0]);
# yrange[1]=1; # set the minimum value to 1
for(i in 1:length(targetmat)){
  vali=targetmat[[i]]+1;
  if(i==1){
    plot(1:length(vali),vali,type='b',las=1,pch=20,main=paste('sgRNAs in',targetgene),ylab='Read counts',xlab='Samples',xlim=c(0.7,length(vali)+0.3),ylim = yrange,col=colors[(i %% length(colors))],xaxt='n',log='y')
    axis(1,at=1:length(vali),labels=(collabel),las=2)
    # lines(0:100,rep(1,101),col='black');
  }else{
    lines(1:length(vali),vali,type='b',pch=20,col=colors[(i %% length(colors))])
  }
}




# parameters
# Do not modify the variables beginning with "__"
targetmat=list(c(2080.448184199811,1710.9979354317684),c(1120.3251615282377,1023.6423933360687),c(1289.2457841322034,1178.8517092931622),c(2467.3309004863136,2173.8542883752434),c(3488.483309388997,2917.565594002983),c(1122.504782465063,1118.800485857382))
targetgene="LRIG1"
collabel=c("S29_MNSC504_F5","S31_MNSC504_F7")

# set up color using RColorBrewer
#library(RColorBrewer)
#colors <- brewer.pal(length(targetgenelist), "Set1")

colors=c( "#E41A1C", "#377EB8", "#4DAF4A", "#984EA3", "#FF7F00",  "#A65628", "#F781BF",
          "#999999", "#66C2A5", "#FC8D62", "#8DA0CB", "#E78AC3", "#A6D854", "#FFD92F", "#E5C494", "#B3B3B3", 
          "#8DD3C7", "#FFFFB3", "#BEBADA", "#FB8072", "#80B1D3", "#FDB462", "#B3DE69", "#FCCDE5",
          "#D9D9D9", "#BC80BD", "#CCEBC5", "#FFED6F")


## code

targetmatvec=unlist(targetmat)+1
yrange=range(targetmatvec[targetmatvec>0]);
# yrange[1]=1; # set the minimum value to 1
for(i in 1:length(targetmat)){
  vali=targetmat[[i]]+1;
  if(i==1){
    plot(1:length(vali),vali,type='b',las=1,pch=20,main=paste('sgRNAs in',targetgene),ylab='Read counts',xlab='Samples',xlim=c(0.7,length(vali)+0.3),ylim = yrange,col=colors[(i %% length(colors))],xaxt='n',log='y')
    axis(1,at=1:length(vali),labels=(collabel),las=2)
    # lines(0:100,rep(1,101),col='black');
  }else{
    lines(1:length(vali),vali,type='b',pch=20,col=colors[(i %% length(colors))])
  }
}




# parameters
# Do not modify the variables beginning with "__"
targetmat=list(c(1220.5877246222044,1104.0186462424208),c(2029.227092184415,1816.3185426883674),c(1107.2474359072855,1116.0288909295768),c(959.0332122031607,853.651237764014),c(1317.5808563109333,1133.5823254723432),c(1597.6621466929926,1396.883843613841),c(2563.2342217066293,2414.9830470942993),c(1491.9505312569624,1491.1180711592192),c(1025.5116507763344,865.6614824511701),c(1567.1474535774375,1359.929244576438))
targetgene="CCR5"
collabel=c("S29_MNSC504_F5","S31_MNSC504_F7")

# set up color using RColorBrewer
#library(RColorBrewer)
#colors <- brewer.pal(length(targetgenelist), "Set1")

colors=c( "#E41A1C", "#377EB8", "#4DAF4A", "#984EA3", "#FF7F00",  "#A65628", "#F781BF",
          "#999999", "#66C2A5", "#FC8D62", "#8DA0CB", "#E78AC3", "#A6D854", "#FFD92F", "#E5C494", "#B3B3B3", 
          "#8DD3C7", "#FFFFB3", "#BEBADA", "#FB8072", "#80B1D3", "#FDB462", "#B3DE69", "#FCCDE5",
          "#D9D9D9", "#BC80BD", "#CCEBC5", "#FFED6F")


## code

targetmatvec=unlist(targetmat)+1
yrange=range(targetmatvec[targetmatvec>0]);
# yrange[1]=1; # set the minimum value to 1
for(i in 1:length(targetmat)){
  vali=targetmat[[i]]+1;
  if(i==1){
    plot(1:length(vali),vali,type='b',las=1,pch=20,main=paste('sgRNAs in',targetgene),ylab='Read counts',xlab='Samples',xlim=c(0.7,length(vali)+0.3),ylim = yrange,col=colors[(i %% length(colors))],xaxt='n',log='y')
    axis(1,at=1:length(vali),labels=(collabel),las=2)
    # lines(0:100,rep(1,101),col='black');
  }else{
    lines(1:length(vali),vali,type='b',pch=20,col=colors[(i %% length(colors))])
  }
}




# parameters
# Do not modify the variables beginning with "__"
targetmat=list(c(2056.472353894732,1866.2072513888618),c(1585.674231540453,1551.1692945949994),c(1439.6396287731536,1210.263118474955),c(918.7102248718915,715.9953563496871),c(1464.7052695466455,1304.497346020333),c(716.0054777471324,646.7054831545561),c(1190.0730315066494,1035.6526380232249),c(2443.355070181234,1926.258474824642),c(736.7118766469735,590.3497196225162),c(869.6687537933207,768.6556599779866))
targetgene="AAVS1"
collabel=c("S29_MNSC504_F5","S31_MNSC504_F7")

# set up color using RColorBrewer
#library(RColorBrewer)
#colors <- brewer.pal(length(targetgenelist), "Set1")

colors=c( "#E41A1C", "#377EB8", "#4DAF4A", "#984EA3", "#FF7F00",  "#A65628", "#F781BF",
          "#999999", "#66C2A5", "#FC8D62", "#8DA0CB", "#E78AC3", "#A6D854", "#FFD92F", "#E5C494", "#B3B3B3", 
          "#8DD3C7", "#FFFFB3", "#BEBADA", "#FB8072", "#80B1D3", "#FDB462", "#B3DE69", "#FCCDE5",
          "#D9D9D9", "#BC80BD", "#CCEBC5", "#FFED6F")


## code

targetmatvec=unlist(targetmat)+1
yrange=range(targetmatvec[targetmatvec>0]);
# yrange[1]=1; # set the minimum value to 1
for(i in 1:length(targetmat)){
  vali=targetmat[[i]]+1;
  if(i==1){
    plot(1:length(vali),vali,type='b',las=1,pch=20,main=paste('sgRNAs in',targetgene),ylab='Read counts',xlab='Samples',xlim=c(0.7,length(vali)+0.3),ylim = yrange,col=colors[(i %% length(colors))],xaxt='n',log='y')
    axis(1,at=1:length(vali),labels=(collabel),las=2)
    # lines(0:100,rep(1,101),col='black');
  }else{
    lines(1:length(vali),vali,type='b',pch=20,col=colors[(i %% length(colors))])
  }
}




# parameters
# Do not modify the variables beginning with "__"
targetmat=list(c(2973.002957829798,1917.9436900412263),c(2614.4553137220255,1567.798864161831),c(1976.9161897006063,1169.6130595338113),c(1657.6017224556902,1145.5925701594992),c(3145.193011839002,2101.792820252307),c(3901.5214769174036,2730.021003888162))
targetgene="SOX9"
collabel=c("S29_MNSC504_F5","S31_MNSC504_F7")

# set up color using RColorBrewer
#library(RColorBrewer)
#colors <- brewer.pal(length(targetgenelist), "Set1")

colors=c( "#E41A1C", "#377EB8", "#4DAF4A", "#984EA3", "#FF7F00",  "#A65628", "#F781BF",
          "#999999", "#66C2A5", "#FC8D62", "#8DA0CB", "#E78AC3", "#A6D854", "#FFD92F", "#E5C494", "#B3B3B3", 
          "#8DD3C7", "#FFFFB3", "#BEBADA", "#FB8072", "#80B1D3", "#FDB462", "#B3DE69", "#FCCDE5",
          "#D9D9D9", "#BC80BD", "#CCEBC5", "#FFED6F")


## code

targetmatvec=unlist(targetmat)+1
yrange=range(targetmatvec[targetmatvec>0]);
# yrange[1]=1; # set the minimum value to 1
for(i in 1:length(targetmat)){
  vali=targetmat[[i]]+1;
  if(i==1){
    plot(1:length(vali),vali,type='b',las=1,pch=20,main=paste('sgRNAs in',targetgene),ylab='Read counts',xlab='Samples',xlim=c(0.7,length(vali)+0.3),ylim = yrange,col=colors[(i %% length(colors))],xaxt='n',log='y')
    axis(1,at=1:length(vali),labels=(collabel),las=2)
    # lines(0:100,rep(1,101),col='black');
  }else{
    lines(1:length(vali),vali,type='b',pch=20,col=colors[(i %% length(colors))])
  }
}



dev.off()
Sweave("S4B_c0_t2_summary.Rnw");
library(tools);

texi2dvi("S4B_c0_t2_summary.tex",pdf=TRUE);
